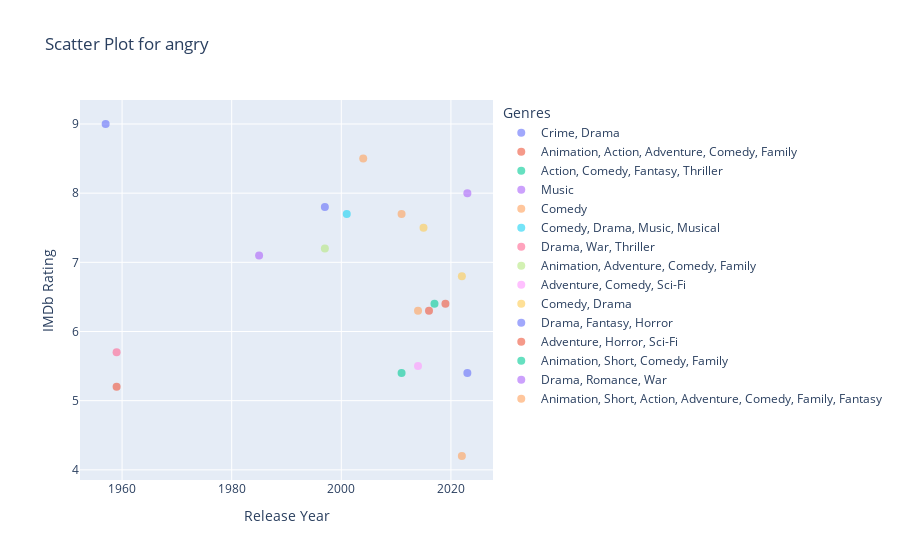
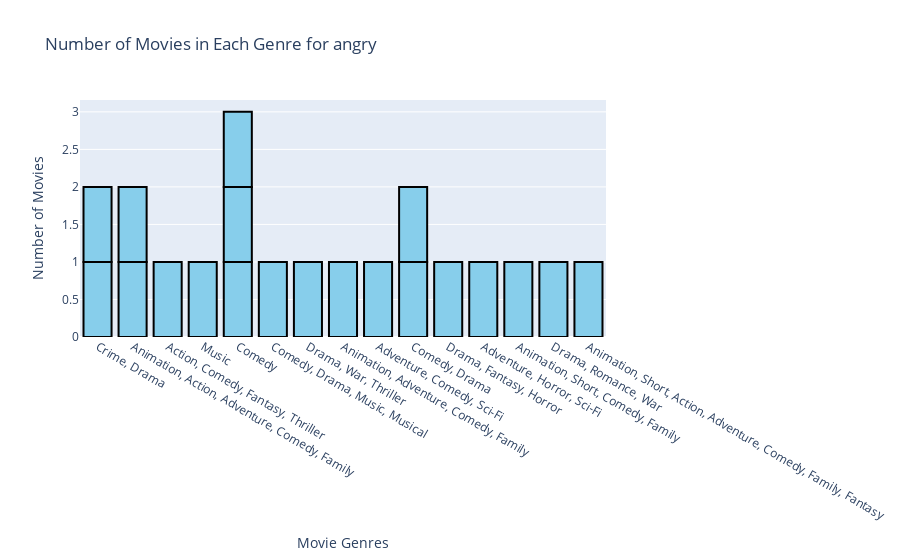

Notebook source saved alongside these figures, in order:
### Code cell
import pandas as pd
import plotly.express as px
import imdb

# Function to retrieve movie data
def get_movie_data(emotion):
    ia = imdb.IMDb()
    movies = ia.search_movie(emotion)
    movie_data = []

    for movie in movies:
        ia.update(movie, info=['main', 'ratings', 'genres', 'year'])
        
        # Print keys to understand the structure of movie information
        print(movie.keys())

        movie_info = {
            'Title': movie['title'],
            'Year': movie.get('year', None),  # Use get to handle missing 'year' key
            'Rating': movie.get('rating', None),
            'Genres': ', '.join(movie.get('genres', []))
        }
        movie_data.append(movie_info)

    return pd.DataFrame(movie_data)

# Take user input for emotion
emotion = input("Enter the emotion: ")

# Get movie data for the user-input emotion
df = get_movie_data(emotion)

# Scatter plot: Ratings vs. Release Years
fig_scatter = px.scatter(df, x='Year', y='Rating', color='Genres',
                         size_max=10, title=f'Scatter Plot for {emotion}',
                         labels={'Rating': 'IMDb Rating', 'Year': 'Release Year'})
fig_scatter.update_traces(marker=dict(size=8, opacity=0.6))

# Bar chart: Number of Movies in Each Genre
fig_bar = px.bar(df, x='Genres', title=f'Number of Movies in Each Genre for {emotion}',
                labels={'Genres': 'Movie Genres', 'count': 'Number of Movies'})
fig_bar.update_traces(marker=dict(color='skyblue', line=dict(color='black', width=2)))

# Display interactive plots
fig_scatter.show()
fig_bar.show()

### Figure 1 — Plotly figure (JSON) as saved in the notebook; plotly's stock layout.template omitted (floating-point values rounded to 4 significant figures)
{"data": [{"hovertemplate": "Genres=Crime, Drama<br>Release Year=%{x}<br>IMDb Rating=%{y}<extra></extra>", "legendgroup": "Crime, Drama", "marker": {"color": "#636efa", "opacity": 0.6, "size": 8, "symbol": "circle"}, "mode": "markers", "name": "Crime, Drama", "orientation": "v", "showlegend": true, "type": "scatter", "x": [1957, 1997], "xaxis": "x", "y": [9, 7.8], "yaxis": "y"}, {"hovertemplate": "Genres=Animation, Action, Adventure, Comedy, Family<br>Release Year=%{x}<br>IMDb Rating=%{y}<extra></extra>", "legendgroup": "Animation, Action, Adventure, Comedy, Family", "marker": {"color": "#EF553B", "opacity": 0.6, "size": 8, "symbol": "circle"}, "mode": "markers", "name": "Animation, Action, Adventure, Comedy, Family", "orientation": "v", "showlegend": true, "type": "scatter", "x": [2016, 2019], "xaxis": "x", "y": [6.3, 6.4], "yaxis": "y"}, {"hovertemplate": "Genres=Action, Comedy, Fantasy, Thriller<br>Release Year=%{x}<br>IMDb Rating=%{y}<extra></extra>", "legendgroup": "Action, Comedy, Fantasy, Thriller", "marker": {"color": "#00cc96", "opacity": 0.6, "size": 8, "symbol": "circle"}, "mode": "markers", "name": "Action, Comedy, Fantasy, Thriller", "orientation": "v", "showlegend": true, "type": "scatter", "x": [2011], "xaxis": "x", "y": [5.4], "yaxis": "y"}, {"hovertemplate": "Genres=Music<br>Release Year=%{x}<br>IMDb Rating=%{y}<extra></extra>", "legendgroup": "Music", "marker": {"color": "#ab63fa", "opacity": 0.6, "size": 8, "symbol": "circle"}, "mode": "markers", "name": "Music", "orientation": "v", "showlegend": true, "type": "scatter", "x": [2023], "xaxis": "x", "y": [8], "yaxis": "y"}, {"hovertemplate": "Genres=Comedy<br>Release Year=%{x}<br>IMDb Rating=%{y}<extra></extra>", "legendgroup": "Comedy", "marker": {"color": "#FFA15A", "opacity": 0.6, "size": 8, "symbol": "circle"}, "mode": "markers", "name": "Comedy", "orientation": "v", "showlegend": true, "type": "scatter", "x": [2022, 2011, 2004], "xaxis": "x", "y": [4.2, 7.7, 8.5], "yaxis": "y"}, {"hovertemplate": "Genres=Comedy, Drama, Music, Musical<br>Release Year=%{x}<br>IMDb Rating=%{y}<extra></extra>", "legendgroup": "Comedy, Drama, Music, Musical", "marker": {"color": "#19d3f3", "opacity": 0.6, "size": 8, "symbol": "circle"}, "mode": "markers", "name": "Comedy, Drama, Music, Musical", "orientation": "v", "showlegend": true, "type": "scatter", "x": [2001], "xaxis": "x", "y": [7.7], "yaxis": "y"}, {"hovertemplate": "Genres=Drama, War, Thriller<br>Release Year=%{x}<br>IMDb Rating=%{y}<extra></extra>", "legendgroup": "Drama, War, Thriller", "marker": {"color": "#FF6692", "opacity": 0.6, "size": 8, "symbol": "circle"}, "mode": "markers", "name": "Drama, War, Thriller", "orientation": "v", "showlegend": true, "type": "scatter", "x": [1959], "xaxis": "x", "y": [5.7], "yaxis": "y"}, {"hovertemplate": "Genres=Animation, Adventure, Comedy, Family<br>Release Year=%{x}<br>IMDb Rating=%{y}<extra></extra>", "legendgroup": "Animation, Adventure, Comedy, Family", "marker": {"color": "#B6E880", "opacity": 0.6, "size": 8, "symbol": "circle"}, "mode": "markers", "name": "Animation, Adventure, Comedy, Family", "orientation": "v", "showlegend": true, "type": "scatter", "x": [1997], "xaxis": "x", "y": [7.2], "yaxis": "y"}, {"hovertemplate": "Genres=Adventure, Comedy, Sci-Fi<br>Release Year=%{x}<br>IMDb Rating=%{y}<extra></extra>", "legendgroup": "Adventure, Comedy, Sci-Fi", "marker": {"color": "#FF97FF", "opacity": 0.6, "size": 8, "symbol": "circle"}, "mode": "markers", "name": "Adventure, Comedy, Sci-Fi", "orientation": "v", "showlegend": true, "type": "scatter", "x": [2014], "xaxis": "x", "y": [5.5], "yaxis": "y"}, {"hovertemplate": "Genres=Comedy, Drama<br>Release Year=%{x}<br>IMDb Rating=%{y}<extra></extra>", "legendgroup": "Comedy, Drama", "marker": {"color": "#FECB52", "opacity": 0.6, "size": 8, "symbol": "circle"}, "mode": "markers", "name": "Comedy, Drama", "orientation": "v", "showlegend": true, "type": "scatter", "x": [2022, 2015], "xaxis": "x", "y": [6.8, 7.5], "yaxis": "y"}, {"hovertemplate": "Genres=Drama, Fantasy, Horror<br>Release Year=%{x}<br>IMDb Rating=%{y}<extra></extra>", "legendgroup": "Drama, Fantasy, Horror", "marker": {"color": "#636efa", "opacity": 0.6, "size": 8, "symbol": "circle"}, "mode": "markers", "name": "Drama, Fantasy, Horror", "orientation": "v", "showlegend": true, "type": "scatter", "x": [2023], "xaxis": "x", "y": [5.4], "yaxis": "y"}, {"hovertemplate": "Genres=Adventure, Horror, Sci-Fi<br>Release Year=%{x}<br>IMDb Rating=%{y}<extra></extra>", "legendgroup": "Adventure, Horror, Sci-Fi", "marker": {"color": "#EF553B", "opacity": 0.6, "size": 8, "symbol": "circle"}, "mode": "markers", "name": "Adventure, Horror, Sci-Fi", "orientation": "v", "showlegend": true, "type": "scatter", "x": [1959], "xaxis": "x", "y": [5.2], "yaxis": "y"}, {"hovertemplate": "Genres=Animation, Short, Comedy, Family<br>Release Year=%{x}<br>IMDb Rating=%{y}<extra></extra>", "legendgroup": "Animation, Short, Comedy, Family", "marker": {"color": "#00cc96", "opacity": 0.6, "size": 8, "symbol": "circle"}, "mode": "markers", "name": "Animation, Short, Comedy, Family", "orientation": "v", "showlegend": true, "type": "scatter", "x": [2017], "xaxis": "x", "y": [6.4], "yaxis": "y"}, {"hovertemplate": "Genres=Drama, Romance, War<br>Release Year=%{x}<br>IMDb Rating=%{y}<extra></extra>", "legendgroup": "Drama, Romance, War", "marker": {"color": "#ab63fa", "opacity": 0.6, "size": 8, "symbol": "circle"}, "mode": "markers", "name": "Drama, Romance, War", "orientation": "v", "showlegend": true, "type": "scatter", "x": [1985], "xaxis": "x", "y": [7.1], "yaxis": "y"}, {"hovertemplate": "Genres=Animation, Short, Action, Adventure, Comedy, Family, Fantasy<br>Release Year=%{x}<br>IMDb Rating=%{y}<extra></extra>", "legendgroup": "Animation, Short, Action, Adventure, Comedy, Family, Fantasy", "marker": {"color": "#FFA15A", "opacity": 0.6, "size": 8, "symbol": "circle"}, "mode": "markers", "name": "Animation, Short, Action, Adventure, Comedy, Family, Fantasy", "orientation": "v", "showlegend": true, "type": "scatter", "x": [2014], "xaxis": "x", "y": [6.3], "yaxis": "y"}], "layout": {"legend": {"title": {"text": "Genres"}, "tracegroupgap": 0}, "title": {"text": "Scatter Plot for angry"}, "xaxis": {"anchor": "y", "domain": [0, 1], "title": {"text": "Release Year"}}, "yaxis": {"anchor": "x", "domain": [0, 1], "title": {"text": "IMDb Rating"}}}}

### Figure 2 — Plotly figure (JSON) as saved in the notebook; plotly's stock layout.template omitted (floating-point values rounded to 4 significant figures)
{"data": [{"alignmentgroup": "True", "hovertemplate": "Movie Genres=%{x}<br>Number of Movies=%{y}<extra></extra>", "legendgroup": "", "marker": {"color": "skyblue", "line": {"color": "black", "width": 2}, "pattern": {"shape": ""}}, "name": "", "offsetgroup": "", "orientation": "v", "showlegend": false, "textposition": "auto", "type": "bar", "x": ["Crime, Drama", "Animation, Action, Adventure, Comedy, Family", "Action, Comedy, Fantasy, Thriller", "Music", "Crime, Drama", "Animation, Action, Adventure, Comedy, Family", "Comedy", "Comedy, Drama, Music, Musical", "Drama, War, Thriller", "Animation, Adventure, Comedy, Family", "Comedy", "Adventure, Comedy, Sci-Fi", "Comedy, Drama", "Comedy, Drama", "Comedy", "Drama, Fantasy, Horror", "Adventure, Horror, Sci-Fi", "Animation, Short, Comedy, Family", "Drama, Romance, War", "Animation, Short, Action, Adventure, Comedy, Family, Fantasy"], "xaxis": "x", "y": [1, 1, 1, 1, 1, 1, 1, 1, 1, 1, 1, 1, 1, 1, 1, 1, 1, 1, 1, 1], "yaxis": "y"}], "layout": {"barmode": "relative", "legend": {"tracegroupgap": 0}, "title": {"text": "Number of Movies in Each Genre for angry"}, "xaxis": {"anchor": "y", "domain": [0, 1], "title": {"text": "Movie Genres"}}, "yaxis": {"anchor": "x", "domain": [0, 1], "title": {"text": "Number of Movies"}}}}
